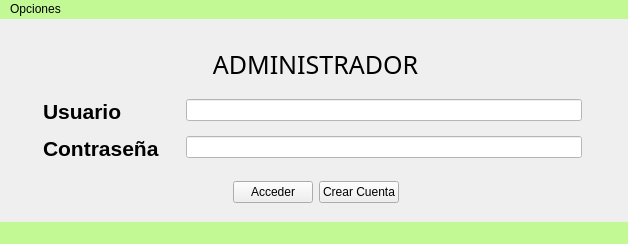
<?xml version="1.0" encoding="UTF-8"?>
<ui version="4.0">
 <class>Admin</class>
 <widget class="QMainWindow" name="Admin">
  <property name="geometry">
   <rect>
    <x>0</x>
    <y>0</y>
    <width>628</width>
    <height>244</height>
   </rect>
  </property>
  <property name="windowTitle">
   <string>MainWindow</string>
  </property>
  <property name="styleSheet">
   <string notr="true"/>
  </property>
  <widget class="QWidget" name="centralwidget">
   <widget class="QWidget" name="horizontalLayoutWidget_2">
    <property name="geometry">
     <rect>
      <x>40</x>
      <y>160</y>
      <width>551</width>
      <height>27</height>
     </rect>
    </property>
    <layout class="QHBoxLayout" name="horizontalLayout_2">
     <item>
      <spacer name="horizontalSpacer_2">
       <property name="orientation">
        <enum>Qt::Horizontal</enum>
       </property>
       <property name="sizeHint" stdset="0">
        <size>
         <width>40</width>
         <height>20</height>
        </size>
       </property>
      </spacer>
     </item>
     <item>
      <widget class="QPushButton" name="btn_acceder">
       <property name="text">
        <string>Acceder</string>
       </property>
      </widget>
     </item>
     <item>
      <widget class="QPushButton" name="btn_crear">
       <property name="text">
        <string>Crear Cuenta</string>
       </property>
      </widget>
     </item>
     <item>
      <spacer name="horizontalSpacer">
       <property name="orientation">
        <enum>Qt::Horizontal</enum>
       </property>
       <property name="sizeHint" stdset="0">
        <size>
         <width>40</width>
         <height>20</height>
        </size>
       </property>
      </spacer>
     </item>
    </layout>
   </widget>
   <widget class="QLabel" name="label_3">
    <property name="geometry">
     <rect>
      <x>130</x>
      <y>10</y>
      <width>371</width>
      <height>71</height>
     </rect>
    </property>
    <property name="font">
     <font>
      <family>Arial Black</family>
      <pointsize>19</pointsize>
     </font>
    </property>
    <property name="text">
     <string>ADMINISTRADOR</string>
    </property>
    <property name="alignment">
     <set>Qt::AlignCenter</set>
    </property>
   </widget>
   <widget class="QWidget" name="formLayoutWidget">
    <property name="geometry">
     <rect>
      <x>40</x>
      <y>80</y>
      <width>551</width>
      <height>70</height>
     </rect>
    </property>
    <layout class="QFormLayout" name="formLayout">
     <property name="horizontalSpacing">
      <number>27</number>
     </property>
     <property name="verticalSpacing">
      <number>12</number>
     </property>
     <property name="leftMargin">
      <number>3</number>
     </property>
     <property name="rightMargin">
      <number>9</number>
     </property>
     <property name="bottomMargin">
      <number>0</number>
     </property>
     <item row="0" column="0">
      <widget class="QLabel" name="label_2">
       <property name="font">
        <font>
         <pointsize>16</pointsize>
         <bold>true</bold>
        </font>
       </property>
       <property name="text">
        <string>Usuario</string>
       </property>
      </widget>
     </item>
     <item row="1" column="0">
      <widget class="QLabel" name="label">
       <property name="font">
        <font>
         <pointsize>16</pointsize>
         <bold>true</bold>
        </font>
       </property>
       <property name="text">
        <string>Contraseña</string>
       </property>
      </widget>
     </item>
     <item row="1" column="1">
      <widget class="QLineEdit" name="in_conadmin">
       <property name="styleSheet">
        <string notr="true">background-color: rgb(255, 255, 255);</string>
       </property>
       <property name="echoMode">
        <enum>QLineEdit::Password</enum>
       </property>
      </widget>
     </item>
     <item row="0" column="1">
      <widget class="QLineEdit" name="in_usadmin">
       <property name="styleSheet">
        <string notr="true">background-color: rgb(255, 255, 255);</string>
       </property>
      </widget>
     </item>
    </layout>
   </widget>
  </widget>
  <widget class="QMenuBar" name="menubar">
   <property name="geometry">
    <rect>
     <x>0</x>
     <y>0</y>
     <width>628</width>
     <height>22</height>
    </rect>
   </property>
   <property name="styleSheet">
    <string notr="true">background-color: rgb(194, 249, 149);</string>
   </property>
   <widget class="QMenu" name="menuOpciones">
    <property name="title">
     <string>Opciones</string>
    </property>
    <addaction name="separator"/>
    <addaction name="actionPrincipal"/>
    <addaction name="separator"/>
    <addaction name="separator"/>
   </widget>
   <addaction name="menuOpciones"/>
  </widget>
  <widget class="QStatusBar" name="statusbar">
   <property name="styleSheet">
    <string notr="true">background-color: rgb(194, 249, 149);</string>
   </property>
  </widget>
  <action name="actionPrincipal">
   <property name="icon">
    <iconset resource="recursos.qrc">
     <normaloff>:/imagen/recursos/pagina-principal.png</normaloff>:/imagen/recursos/pagina-principal.png</iconset>
   </property>
   <property name="text">
    <string>Principal</string>
   </property>
  </action>
 </widget>
 <resources>
  <include location="recursos.qrc"/>
 </resources>
 <connections/>
</ui>
